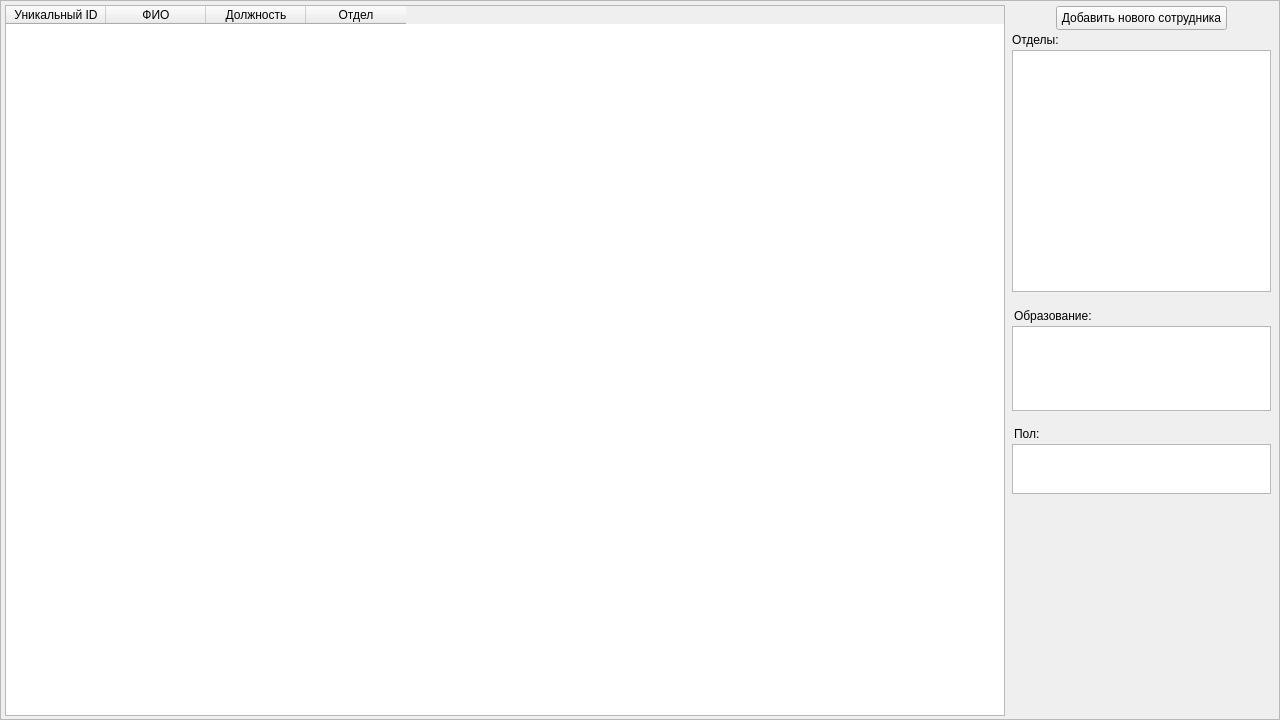
   <widget class="QFrame" name="frame_main">
    <property name="geometry">
     <rect>
      <x>0</x>
      <y>1000</y>
      <width>1280</width>
      <height>720</height>
     </rect>
    </property>
    <property name="frameShape">
     <enum>QFrame::Shape::StyledPanel</enum>
    </property>
    <property name="frameShadow">
     <enum>QFrame::Shadow::Raised</enum>
    </property>
    <widget class="QTableWidget" name="tw_workers">
     <property name="geometry">
      <rect>
       <x>5</x>
       <y>5</y>
       <width>1000</width>
       <height>711</height>
      </rect>
     </property>
     <property name="editTriggers">
      <set>QAbstractItemView::EditTrigger::NoEditTriggers</set>
     </property>
     <property name="selectionMode">
      <enum>QAbstractItemView::SelectionMode::NoSelection</enum>
     </property>
     <property name="verticalScrollMode">
      <enum>QAbstractItemView::ScrollMode::ScrollPerPixel</enum>
     </property>
     <property name="gridStyle">
      <enum>Qt::PenStyle::SolidLine</enum>
     </property>
     <property name="sortingEnabled">
      <bool>false</bool>
     </property>
     <attribute name="horizontalHeaderVisible">
      <bool>true</bool>
     </attribute>
     <attribute name="verticalHeaderVisible">
      <bool>false</bool>
     </attribute>
     <column>
      <property name="text">
       <string>Уникальный ID</string>
      </property>
     </column>
     <column>
      <property name="text">
       <string>ФИО</string>
      </property>
     </column>
     <column>
      <property name="text">
       <string>Должность</string>
      </property>
     </column>
     <column>
      <property name="text">
       <string>Отдел</string>
      </property>
     </column>
    </widget>
    <widget class="QPushButton" name="qpb_addNewWorker">
     <property name="geometry">
      <rect>
       <x>1056</x>
       <y>6</y>
       <width>171</width>
       <height>24</height>
      </rect>
     </property>
     <property name="text">
      <string>Добавить нового сотрудника</string>
     </property>
    </widget>
    <widget class="QTableWidget" name="tw_departaments">
     <property name="geometry">
      <rect>
       <x>1012</x>
       <y>50</y>
       <width>259</width>
       <height>242</height>
      </rect>
     </property>
     <property name="horizontalScrollBarPolicy">
      <enum>Qt::ScrollBarPolicy::ScrollBarAlwaysOff</enum>
     </property>
     <property name="editTriggers">
      <set>QAbstractItemView::EditTrigger::NoEditTriggers</set>
     </property>
     <property name="selectionMode">
      <enum>QAbstractItemView::SelectionMode::NoSelection</enum>
     </property>
     <property name="showGrid">
      <bool>false</bool>
     </property>
     <attribute name="horizontalHeaderVisible">
      <bool>false</bool>
     </attribute>
     <attribute name="horizontalHeaderDefaultSectionSize">
      <number>150</number>
     </attribute>
     <attribute name="verticalHeaderVisible">
      <bool>false</bool>
     </attribute>
     <column>
      <property name="text">
       <string/>
      </property>
     </column>
     <column>
      <property name="text">
       <string>id</string>
      </property>
     </column>
     <column>
      <property name="text">
       <string>departament</string>
      </property>
     </column>
    </widget>
    <widget class="QTableWidget" name="tw_eduTypes">
     <property name="geometry">
      <rect>
       <x>1012</x>
       <y>326</y>
       <width>259</width>
       <height>85</height>
      </rect>
     </property>
     <property name="horizontalScrollBarPolicy">
      <enum>Qt::ScrollBarPolicy::ScrollBarAlwaysOff</enum>
     </property>
     <property name="editTriggers">
      <set>QAbstractItemView::EditTrigger::NoEditTriggers</set>
     </property>
     <property name="selectionMode">
      <enum>QAbstractItemView::SelectionMode::NoSelection</enum>
     </property>
     <property name="showGrid">
      <bool>false</bool>
     </property>
     <attribute name="horizontalHeaderVisible">
      <bool>false</bool>
     </attribute>
     <attribute name="horizontalHeaderDefaultSectionSize">
      <number>150</number>
     </attribute>
     <attribute name="verticalHeaderVisible">
      <bool>false</bool>
     </attribute>
     <column>
      <property name="text">
       <string/>
      </property>
     </column>
     <column>
      <property name="text">
       <string>id</string>
      </property>
     </column>
     <column>
      <property name="text">
       <string>eduType</string>
      </property>
     </column>
    </widget>
    <widget class="QTableWidget" name="tw_genders">
     <property name="geometry">
      <rect>
       <x>1012</x>
       <y>444</y>
       <width>259</width>
       <height>50</height>
      </rect>
     </property>
     <property name="horizontalScrollBarPolicy">
      <enum>Qt::ScrollBarPolicy::ScrollBarAlwaysOff</enum>
     </property>
     <property name="editTriggers">
      <set>QAbstractItemView::EditTrigger::NoEditTriggers</set>
     </property>
     <property name="selectionMode">
      <enum>QAbstractItemView::SelectionMode::NoSelection</enum>
     </property>
     <property name="showGrid">
      <bool>false</bool>
     </property>
     <attribute name="horizontalHeaderVisible">
      <bool>false</bool>
     </attribute>
     <attribute name="horizontalHeaderDefaultSectionSize">
      <number>150</number>
     </attribute>
     <attribute name="verticalHeaderVisible">
      <bool>false</bool>
     </attribute>
     <column>
      <property name="text">
       <string/>
      </property>
     </column>
     <column>
      <property name="text">
       <string>id</string>
      </property>
     </column>
     <column>
      <property name="text">
       <string>gender</string>
      </property>
     </column>
    </widget>
    <widget class="QLabel" name="label_20">
     <property name="geometry">
      <rect>
       <x>1012</x>
       <y>32</y>
       <width>49</width>
       <height>16</height>
      </rect>
     </property>
     <property name="text">
      <string>Отделы:</string>
     </property>
    </widget>
    <widget class="QLabel" name="label_21">
     <property name="geometry">
      <rect>
       <x>1014</x>
       <y>308</y>
       <width>81</width>
       <height>16</height>
      </rect>
     </property>
     <property name="text">
      <string>Образование:</string>
     </property>
    </widget>
    <widget class="QLabel" name="label_22">
     <property name="geometry">
      <rect>
       <x>1014</x>
       <y>426</y>
       <width>81</width>
       <height>16</height>
      </rect>
     </property>
     <property name="text">
      <string>Пол:</string>
     </property>
    </widget>
   </widget>
